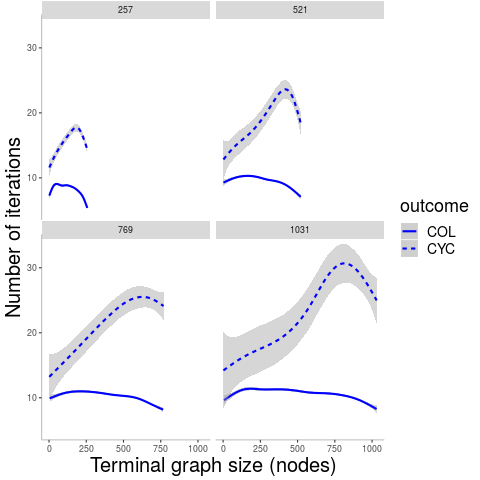

The script that saved this image:
print("verify database 'primes':")
print(database)
p <- ggplot(data=filter(sd, machinetype=="C", outcome!="UND")) +
    geom_smooth(mapping=
        aes(y=nriterations, x=finnrnodes, linetype=outcome),
      color="blue"
    ) +
    facet_wrap(~ factor(initnrnodes)) +
    theme(
        legend.title=element_text(size=18),
        legend.text=element_text(size=14),
        axis.title=element_text(size=20),
        legend.title.align=0.5,
        axis.line = element_line(color="gray"),
        panel.background=element_blank()
    ) +
    labs(
        x="Terminal graph size (nodes)",
        y="Number of iterations"
    )

print(p)
dev.copy(png, filename="../nriter-x-finnn-smooth.png")
dev.off()
